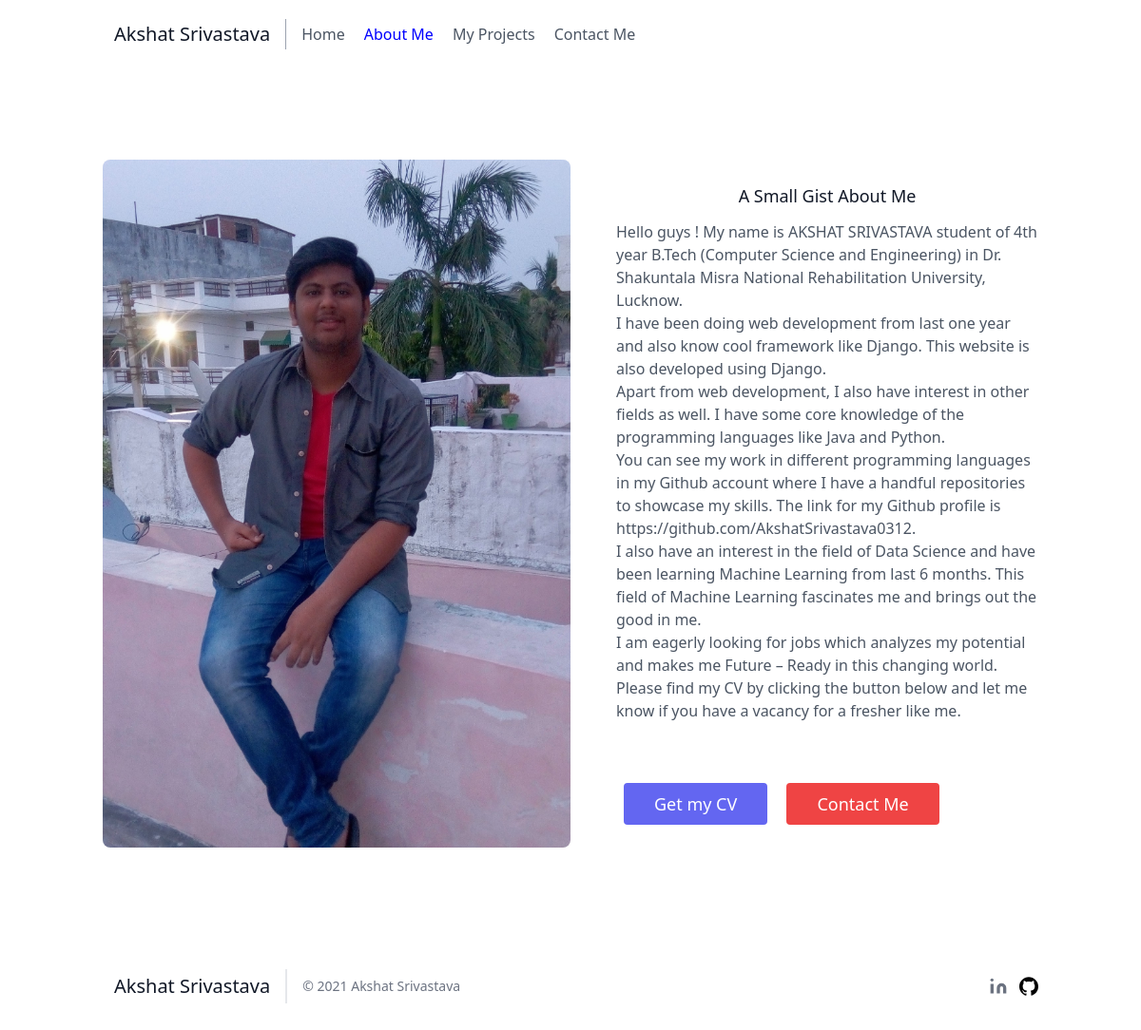
The page /about/ on the database its author committed.
### about/models.py (models this page shows, shortened)
class AboutImage(models.Model):
    class Meta:
        verbose_name_plural = "About Image"
    imageName = models.TextField(max_length=100)
    imageUrl = models.ImageField(upload_to="about/image")
    postDate = models.DateField()

class AboutText(models.Model):
    class Meta:
        verbose_name_plural = "About Text"
    aboutText = models.TextField()
    postDate = models.DateField()

### about/views.py (the view)
# urls.py: path('',views.show,name='show')
def show(request):
    social_obj = SocialLink.objects.all()[0]
    image_obj = AboutImage.objects.all()[0]
    text_obj = AboutText.objects.all()[0]
    cv_obj = CV.objects.all()[0]
    param = {'image':image_obj,'text':text_obj,'cv':cv_obj,'social_data':social_obj}
    return render(request,'about.html',param)

### templates/about.html (shortened to what this page needs)
{% extends 'base.html' %}
{% block linkedin_link %}{{social_data.linkedinLink}}{% endblock %}
{% block github_link %}{{social_data.githubLink}}{% endblock %}
{% block navbar %}
<header class="text-gray-600 body-font">
  <div class="container mx-auto flex flex-wrap p-5 flex-col md:flex-row items-center">
    <a href="/" class="flex title-font font-medium items-center text-gray-900 mb-4 md:mb-0">
      <span class="ml-3 text-xl">Akshat Srivastava</span>
    </a>
    <nav class="md:mr-auto md:ml-4 md:py-1 md:pl-4 md:border-l md:border-gray-400	flex flex-wrap items-center text-base justify-center">
      <a class="mr-5 hover:text-gray-900" href="/">Home</a>
      <a class="mr-5 hover:text-gray-900" style="pointer-events: none;cursor: default;color:blue;">About Me</a>
      <a class="mr-5 hover:text-gray-900" href="/projects">My Projects</a>
      <a class="mr-5 hover:text-gray-900" href="/contact">Contact Me</a>
    </nav>
  </div>
</header>
{% endblock %}
{% block about_hero_section %}
    <section class="text-gray-600 body-font">
    <div class="container px-5 py-24 mx-auto flex flex-wrap">
        <div class="lg:w-1/2 w-full mb-10 lg:mb-0 rounded-lg overflow-hidden">
        <img alt="feature" class="object-cover object-center h-full w-full" src="/media/{{image.imageUrl}}">
        </div>
        <div class="flex flex-col flex-wrap lg:py-6 -mb-10 lg:w-1/2 lg:pl-12 lg:text-left text-center">
        <div class="flex flex-col mb-10 lg:items-start items-center">
            <div class="flex-grow">
            <h2 class="text-center text-gray-900 text-lg title-font font-medium mb-3">A Small Gist About Me</h2>
            <p style="font-style: oblique; letter-spacing: 2px; color:#8c8282;">{{text.aboutText | safe | linebreaks}}</p>
            <a class="inline-flex mx-2 mt-16 text-white bg-indigo-500 border-0 py-2 px-8 focus:outline-none hover:bg-indigo-600 rounded text-lg" href="/media/{{cv.attachement}}">Get my CV
            </a>
            <a class="inline-flex mx-2 mt-16 text-white bg-red-500 border-0 py-2 px-8 focus:outline-none hover:bg-red-600 rounded text-lg" href="/contact">Contact Me
            </a>
            </div>
        </div>
        </div>
    </div>
    </section>
{% endblock %}

### rows shown on the page
AboutImage: imageUrl (picture)
AboutText: aboutText "Hello guys ! My name is AKSHAT SRIVASTAVA student of 4th year B.Tech (Computer Science and Engineering) in Dr. Shakuntala Misra National Rehabilitation University, Lucknow. I have been doing web development from last one year and also know cool framework like Django. This website is also developed using Django. Apart from web development, I also have interest in other fields as well. I have some core knowledge of the programming languages like Java and Python. You can see my work in different programming languages in my Github account where I have a handful repositories to showcase my skills. The link for my Github profile is https://github.com/AkshatSrivastava0312. I also have an interest…"
